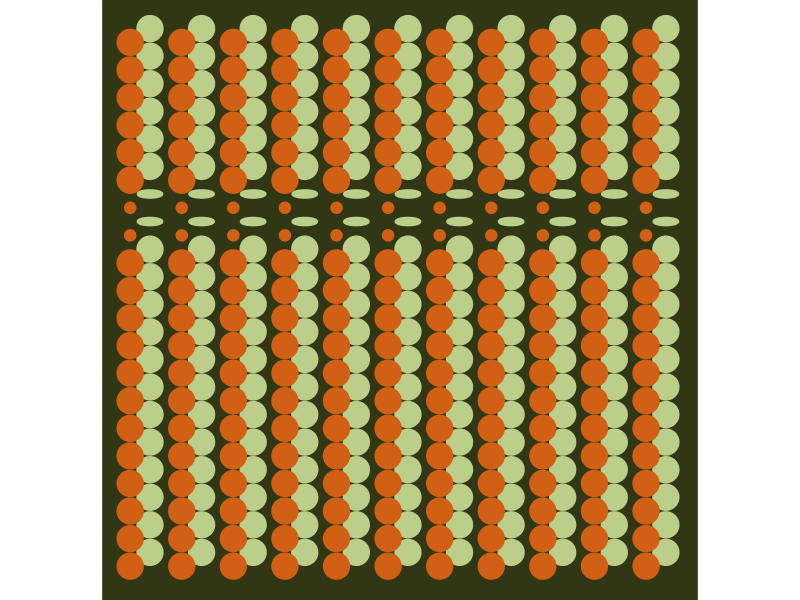

Write R code to recreate this figure. (Note: this script raises an error after producing the figure.)
## ---- chunk 1
knitr::opts_chunk$set(echo = TRUE)
## ---- chunk 2
library(ggplot2)
library(ggforce)
## ---- chunk 3
val <- 13
val_2 <- 20
d <- data.frame(x = rep(seq(0,13,length.out=val),val_2),
                y = sort(rep(seq(0,11,length.out=val_2),val))
)

d2 <- d
d2$x <- d$x-(0.8333333/2)
d2$y <- d$y-(0.5789474/2)

d$a <- .1
d$b <- .1
d$s <- 1

d2$a <- .1
d2$b <- .1
d2$s <- 1

d[156:182,]$a <- .25
d[156:182,]$b <- .07
d[156:182,]$s <- .1

d2[156:182,]$a <- .25
d2[156:182,]$b <- .07
d2[156:182,]$s <- .1


ggplot() +
  geom_ellipse(data = d, aes(x0 = x, y0 = y, 
                             a=a,b=b,
                             angle=0,  size=s), 
               color = "#BBCE8A", fill="#BBCE8A") +
  geom_ellipse(data = d2, aes(x0 = x, y0 = y, 
                              a=.1,b=.1,angle=0, size=s), 
               color="#D16014", fill="#D16014") +
  xlim(-1, 11.5) +
  ylim(-1, 11.6) +
  coord_fixed(expand = F, clip = "on") +
  scale_size(guide="none") +
  theme_void() +
  theme(plot.background = element_rect(color="#313715", fill="#313715")) +
  ggsave("plot.png", width = 10)
